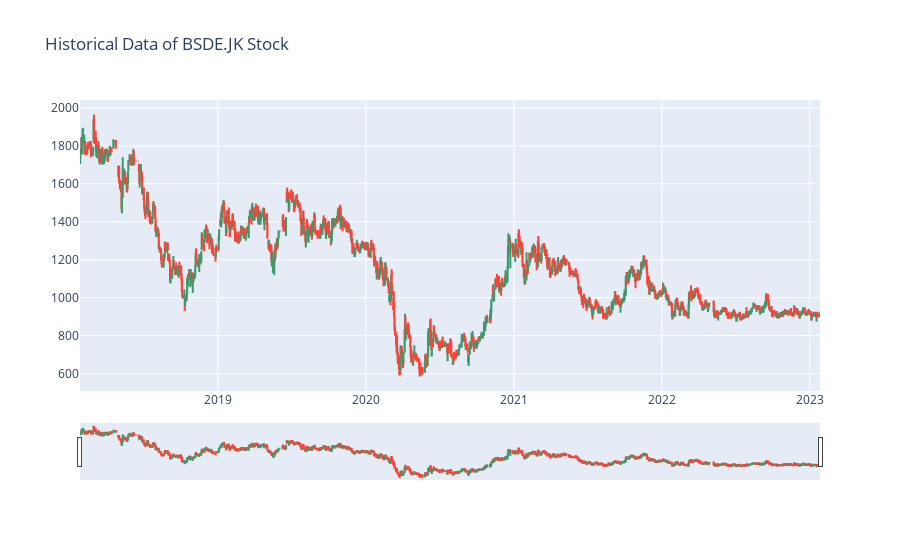

The code cell stored with this chart in its notebook:
### Code cell
fig.show()

### Figure 1 — Plotly figure (JSON) as saved in the notebook; plotly's stock layout.template omitted (floating-point values rounded to 4 significant figures; data arrays with more than 128 entries replaced by an {"elided": "..."} marker saying what was removed)
{"data": [{"close": {"elided": "1252 int values"}, "high": {"elided": "1252 int values"}, "low": {"elided": "1252 int values"}, "open": {"elided": "1252 int values"}, "type": "candlestick", "x": {"elided": "1252 str values"}}], "layout": {"title": {"text": "Historical Data of BSDE.JK Stock"}}}
